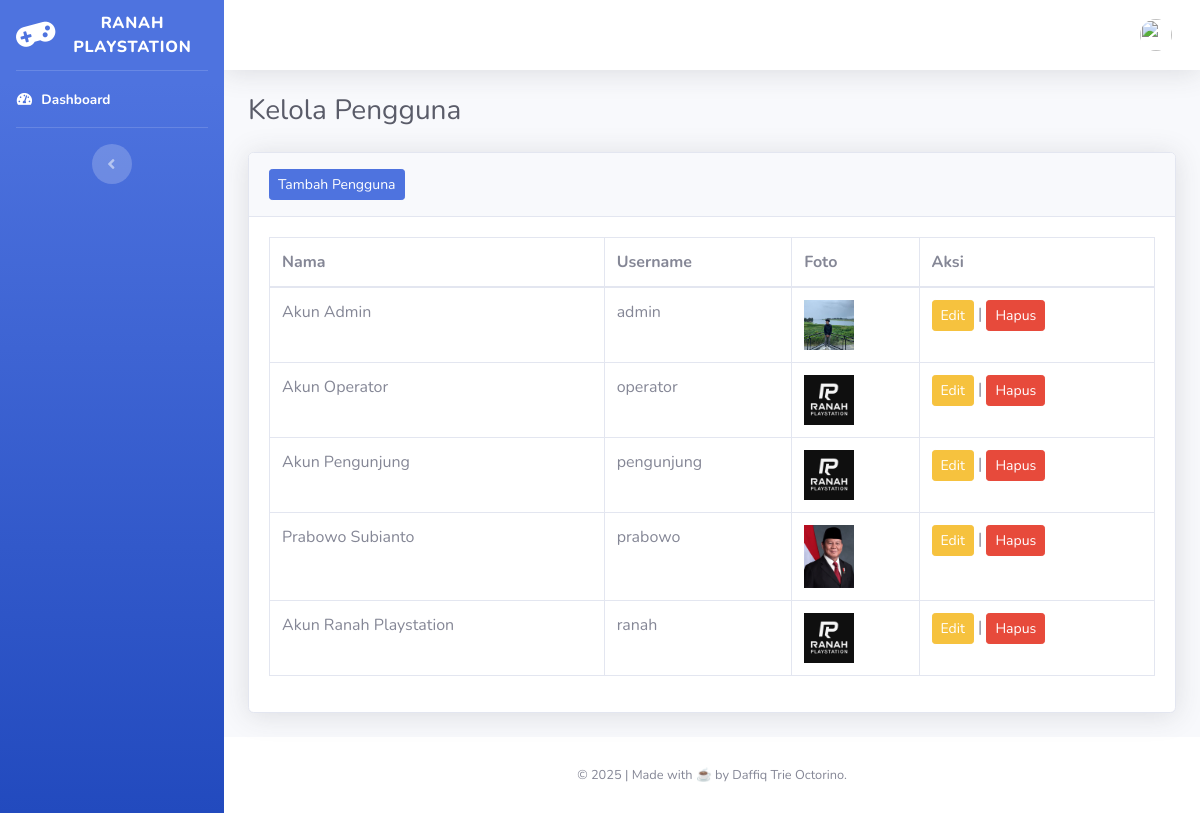
Page /index.php/operator on the committed database.
### tables this page shows
CREATE TABLE `daffiqtrie_pengguna` (
  `id_operator` int(11) NOT NULL,
  `nama_operator` varchar(50) NOT NULL,
  `username` varchar(30) NOT NULL,
  `password` varchar(32) NOT NULL,
  `jabatan` enum('Owner','Operator','Pengunjung') NOT NULL DEFAULT 'Pengunjung',
  `last_login` date NOT NULL,
  `foto` varchar(100) NOT NULL
);

### application/libraries/Template.php (called while the page is built)
<?php if ( ! defined('BASEPATH')) exit('No direct script access allowed');
class Template {
		var $template_data = array();
		function set($name, $value)
		{
			$this->template_data[$name] = $value;
		}
		function load($template = '', $view = '' , $view_data = array(), $return = FALSE)
		{
			$this->CI =& get_instance();
			$this->CI->load->model('Model_website');
			$info_rental = $this->CI->Model_website->get_nama_rental();
			$this->template_data['nama_rental'] = $info_rental['nama_rental'];
            $this->template_data['lokasi_rental'] = $info_rental['lokasi_rental'];
			$this->set('contents', $this->CI->load->view($view, $view_data, TRUE));
			return $this->CI->load->view($template, $this->template_data, $return);
		}
}

### application/controllers/Operator.php (called while the page is built, shortened)
<?php
class Operator extends CI_Controller {
    public function index() {
        $data['operator'] = $this->Model_operator->get_all();
        $this->template->load('template/template', 'operator/index', $data);
    }
}

### index.php (called while the page is built, shortened)
<?php
require_once BASEPATH.'core/CodeIgniter.php';

### application/models/Model_operator.php (called while the page is built, shortened)
<?php
class Model_operator extends CI_Model {
    public function get_all() {
        return $this->db->get('daffiqtrie_pengguna')->result();
    }
}

### application/views/operator/index.php (the view, shortened to what this page needs)
<div class="container-fluid">
   <div class="d-sm-flex align-items-center justify-content-between mb-4">
      <h1 class="h3 mb-0 text-gray-800">Kelola Pengguna</h1>
   </div>
   <div class="row">
      <div class="col-lg-12">
         <div class="card shadow mb-4">
            <div class="card-header py-3">
               <a href="<?= site_url('operator/create') ?>" class="btn btn-sm btn-primary">Tambah Pengguna</a>
            </div>
            <div class="card-body">
               <div class="table-responsive">
                  <table class="table table-bordered" id="dataTable" width="100%" cellspacing="0">
                     <thead>
                        <tr>
                           <th>Nama</th>
                            <th>Username</th>
                            <th>Foto</th>
                            <th>Aksi</th>
                        </tr>
                     </thead>
                     <tbody>
                       <?php foreach($operator as $op): ?>
                        <tr>
                            <td><?= $op->nama_operator ?></td>
                            <td><?= $op->username ?></td>
                            <td>
                                <?php if ($op->foto): ?>
                                    <img src="<?= base_url('uploads/operator/' . $op->foto) ?>" width="50">
                                <?php else: ?>
                                    -
                                <?php endif; ?>
                            </td>
                            <td>
                                <a href="<?= site_url('operator/edit/'.$op->id_operator) ?>" class="btn btn-warning btn-sm">Edit</a> |
                                <a class="btn btn-danger btn-sm" data-toggle="modal" data-target="#modalHapus" data-url="<?= site_url('operator/delete/'.$op->id_operator) ?>">Hapus</a>
                            </td>
                        </tr>
                        <?php endforeach; ?>
                     </tbody>
                  </table>
               </div>
            </div>
         </div>
      </div>
   </div>
</div>
</div>

### application/views/template/template.php (shortened to what this page needs)
<!DOCTYPE html>
<html lang="en">
   <head>
      <link href="<?php echo base_url() ?>assets/css/sb-admin-2.min.css" rel="stylesheet">
      <link href="<?php echo base_url() ?>assets/vendor/fontawesome-free/css/all.min.css" rel="stylesheet" type="text/css">
      <link rel="stylesheet" href="https://cdn.datatables.net/1.13.6/css/dataTables.bootstrap4.min.css">
      <link rel="stylesheet" href="https://cdn.datatables.net/buttons/2.3.6/css/buttons.bootstrap4.min.css">
   </head>
   <body id="page-top">
      <div id="wrapper">
      <ul class="navbar-nav bg-gradient-primary sidebar sidebar-dark accordion" id="accordionSidebar">
         <a class="sidebar-brand d-flex align-items-center justify-content-center" href="#">
            <div class="sidebar-brand-icon rotate-n-15">
               <i class="fas fa-gamepad"></i>
            </div>
            <div class="sidebar-brand-text mx-3"><?= $nama_rental ?></sup></div>
         </a>
         <hr class="sidebar-divider my-0">
         <li class="nav-item active">
            <a class="nav-link" href="<?php echo base_url() ?>Dashboard">
            <i class="fas fa-fw fa-tachometer-alt"></i>
            <span>Dashboard</span></a>
         </li>
         <hr class="sidebar-divider">
         <div class="text-center d-none d-md-inline">
            <button class="rounded-circle border-0" id="sidebarToggle"></button>
         </div>
      </ul>
      <div id="content-wrapper" class="d-flex flex-column">
      <div id="content">
      <nav class="navbar navbar-expand navbar-light bg-white topbar mb-4 static-top shadow">
         <ul class="navbar-nav ml-auto">
            <li class="nav-item dropdown no-arrow">
               <a class="nav-link dropdown-toggle" href="#" id="userDropdown" role="button"
                  data-toggle="dropdown" aria-haspopup="true" aria-expanded="false">
               <?php $foto = $this->session->userdata['foto']; ?>
               <img class="img-profile rounded-circle"
                  src="<?php echo base_url('uploads/operator/') . $foto; ?>">
               </a>
            </li>
         </ul>
      </nav>
			<?php echo $contents ?>
<footer class="sticky-footer bg-white">
   <div class="container my-auto">
      <div class="copyright text-center my-auto">
         <span>&copy; 2025 | Made with ☕ by Daffiq Trie Octorino.</span>
      </div>
   </div>
</footer>
</div>
</div>
</body>
</html>

### rows in the picture
daffiqtrie_pengguna: nama_operator "Akun Admin", username "admin", foto (picture)
daffiqtrie_pengguna: nama_operator "Akun Operator", username "operator", foto (picture)
daffiqtrie_pengguna: nama_operator "Akun Pengunjung", username "pengunjung", foto (picture)
daffiqtrie_pengguna: nama_operator "Prabowo Subianto", username "prabowo", foto (picture)
daffiqtrie_pengguna: nama_operator "Akun Ranah Playstation", username "ranah", foto (picture)

### other values in the picture
$nama_rental "RANAH PLAYSTATION"
